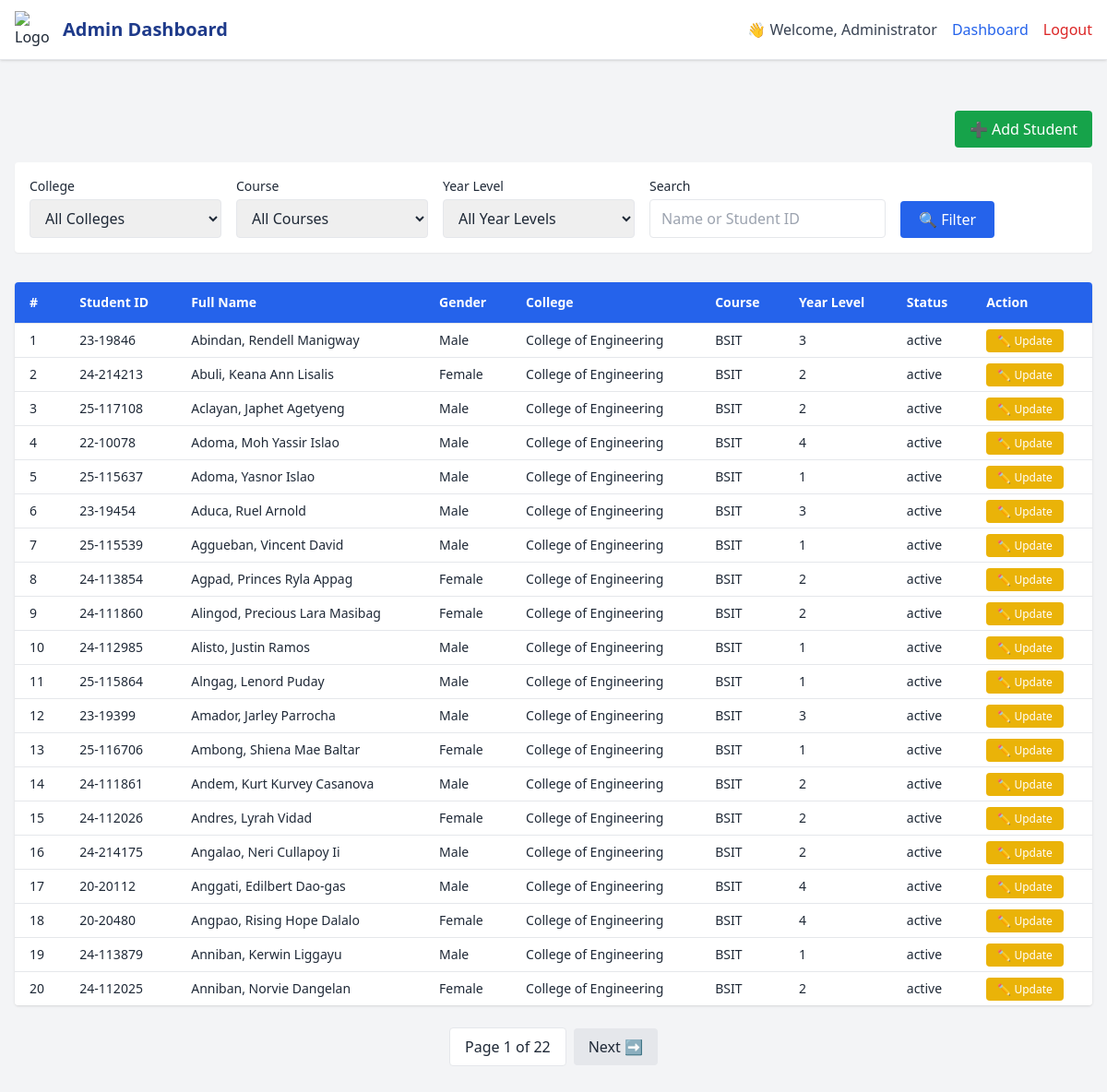
The page /students.php?success=1 on the database its author committed.
### tables this page shows
CREATE TABLE `students` (
  `id` int(11) NOT NULL,
  `student_id` varchar(20) DEFAULT NULL,
  `name` varchar(100) DEFAULT NULL,
  `password` varchar(255) DEFAULT NULL,
  `college_id` int(11) DEFAULT NULL,
  `first_name` varchar(50) NOT NULL,
  `middle_name` varchar(50) DEFAULT NULL,
  `last_name` varchar(50) NOT NULL,
  `ext` varchar(10) DEFAULT NULL,
  `gender` enum('Male','Female','Other') NOT NULL,
  `course_year_section` varchar(100) DEFAULT NULL,
  `year_level` int(11) DEFAULT NULL,
  `status` enum('active','inactive') DEFAULT 'active',
  `course` varchar(500) DEFAULT NULL,
  `section` varchar(10) DEFAULT NULL
);

CREATE TABLE `colleges` (
  `id` int(11) NOT NULL,
  `name` varchar(100) NOT NULL
);

### students.php (the view, shortened to what this page needs)
<?php
$conn = new mysqli("localhost", "root", "", "voting_system");
$adminName = $_SESSION['admin_name'] ?? 'Administrator';
$search = trim($_GET['search'] ?? '');
$perPage = 20;
$page = isset($_GET['page']) && is_numeric($_GET['page']) ? max((int)$_GET['page'], 1) : 1;
$offset = ($page - 1) * $perPage;
$where = "WHERE 1";
$params = [];
$types = "";
$countQuery = "
    SELECT COUNT(*) as total
    FROM students s
    LEFT JOIN colleges c ON s.college_id = c.id
    LEFT JOIN courses cr ON s.course = cr.id
    $where
";
$countStmt = $conn->prepare($countQuery);
$countStmt->execute();
$countResult = $countStmt->get_result();
$totalRows = $countResult->fetch_assoc()['total'];
$totalPages = ceil($totalRows / $perPage);
$query = "
    SELECT s.id, s.student_id, s.first_name, s.middle_name, s.last_name, s.ext,
           s.gender, s.status, c.name AS college_name, course AS course_name, year_level
    FROM students s
    LEFT JOIN colleges c ON s.college_id = c.id
    LEFT JOIN courses cr ON s.course = cr.id
    $where
    ORDER BY s.last_name ASC
    LIMIT ? OFFSET ?
";
$params[] = $perPage;
$params[] = $offset;
$types .= "ii";
$stmt = $conn->prepare($query);
$stmt->bind_param($types, ...$params);
$stmt->execute();
$result = $stmt->get_result();
$students = $result->fetch_all(MYSQLI_ASSOC);
?>
<!DOCTYPE html>
<html lang="en">
<head>
  <script src="https://cdn.tailwindcss.com"></script>
</head>
<body class="bg-gray-100 text-gray-800">
<header class="bg-white border-b shadow fixed top-0 left-0 w-full z-50">
  <div class="max-w-7xl mx-auto px-4 h-16 flex justify-between items-center">
    <div class="flex items-center space-x-3">
      <img src="https://cdn-icons-png.flaticon.com/512/201/201818.png" class="w-10 h-10" alt="Logo">
      <h1 class="text-xl font-bold text-blue-900">Admin Dashboard</h1>
    </div>
    <div class="flex items-center space-x-4">
      <span class="text-gray-700 font-medium">👋 Welcome, <?= htmlspecialchars($adminName) ?></span>
      <a href="dashboard.php" class="text-blue-600 hover:underline">Dashboard</a>
      <a href="logout.php" class="text-red-600 hover:underline">Logout</a>
    </div>
  </div>
</header>
<div class="max-w-7xl mx-auto px-4 py-10 mt-[80px]">
  <div class="mb-4 flex justify-end">
    <button onclick="document.getElementById('addStudentModal').classList.remove('hidden')"
            class="bg-green-600 text-white px-4 py-2 rounded hover:bg-green-700">
      ➕ Add Student
    </button>
  </div>
  <form method="GET" class="flex flex-col md:flex-row md:flex-wrap gap-4 mb-8 bg-white p-4 rounded shadow-sm items-end">
    <div class="flex flex-col w-full md:w-52">
      <label class="block text-sm font-medium mb-1">College</label>
      <select name="college" class="border px-3 py-2 rounded w-full">
        <option value="">All Colleges</option>
      </select>
    </div>
    <div class="flex flex-col w-full md:w-52">
      <label class="block text-sm font-medium mb-1">Course</label>
      <select name="course" class="border px-3 py-2 rounded w-full">
        <option value="">All Courses</option>
      </select>
    </div>
    <div class="flex flex-col w-full md:w-52">
      <label class="block text-sm font-medium mb-1">Year Level</label>
      <select name="year_level" class="border px-3 py-2 rounded w-full">
        <option value="">All Year Levels</option>
      </select>
    </div>
    <div class="flex flex-col w-full md:w-64">
      <label class="block text-sm font-medium mb-1">Search</label>
      <input type="text" name="search" value="<?= htmlspecialchars($search) ?>" placeholder="Name or Student ID"
             class="border px-3 py-2 rounded w-full">
    </div>
    <div class="flex justify-end md:justify-start w-full md:w-auto">
      <button type="submit" class="bg-blue-600 text-white px-5 py-2 rounded hover:bg-blue-700 mt-1">
        🔍 Filter
      </button>
    </div>
  </form>
  <?php if (count($students) > 0): ?>
    <div class="overflow-x-auto bg-white shadow rounded">
      <table class="min-w-full border-collapse text-sm">
        <thead class="bg-blue-600 text-white">
          <tr>
            <th class="px-4 py-3 text-left">#</th>
            <th class="px-4 py-3 text-left">Student ID</th>
            <th class="px-4 py-3 text-left">Full Name</th>
            <th class="px-4 py-3 text-left">Gender</th>
            <th class="px-4 py-3 text-left">College</th>
            <th class="px-4 py-3 text-left">Course</th>
            <th class="px-4 py-3 text-left">Year Level</th>
            <th class="px-4 py-3 text-left">Status</th>
            <th class="px-4 py-3 text-left">Action</th>
          </tr>
        </thead>
        <tbody class="bg-white">
          <?php foreach ($students as $index => $s): ?>
            <tr class="border-t hover:bg-gray-50">
              <td class="px-4 py-2"><?= $offset + $index + 1 ?></td>
              <td class="px-4 py-2"><?= htmlspecialchars($s['student_id']) ?></td>
              <td class="px-4 py-2"><?= htmlspecialchars("{$s['last_name']}, {$s['first_name']} {$s['middle_name']} {$s['ext']}") ?></td>
              <td class="px-4 py-2"><?= htmlspecialchars($s['gender']) ?></td>
              <td class="px-4 py-2"><?= htmlspecialchars($s['college_name']) ?></td>
              <td class="px-4 py-2"><?= htmlspecialchars($s['course_name']) ?></td>
              <td class="px-4 py-2"><?= htmlspecialchars($s['year_level']) ?></td>
              <td class="px-4 py-2"><?= htmlspecialchars($s['status']) ?></td>
              <td class="px-4 py-2">
                <a href="update_student.php?id=<?= urlencode($s['id']) ?>"
                   class="bg-yellow-500 hover:bg-yellow-600 text-white px-3 py-1 rounded text-xs">
                  ✏️ Update
                </a>
              </td>
            </tr>
          <?php endforeach; ?>
        </tbody>
      </table>
    </div>
    <div class="flex justify-center items-center mt-6 space-x-2">
      <span class="px-4 py-2 bg-white border rounded">Page <?= $page ?> of <?= $totalPages ?></span>
      <?php if ($page < $totalPages): ?>
        <a href="?<?= http_build_query(array_merge($_GET, ['page' => $page + 1])) ?>"
           class="px-4 py-2 bg-gray-200 rounded hover:bg-gray-300">Next ➡</a>
      <?php endif; ?>
    </div>
  <?php else: ?>
    <p class="text-gray-600 mt-6 italic">No matching students found.</p>
  <?php endif; ?>
</div>
</body>
</html>

### rows shown on the page
students: index "1", student "23-19846", last_name+first_name+middle_name "Abindan, Rendell Manigway", gender "Male", college.name "College of Engineering", course "BSIT", year_level "3", status "active"
students: index "2", student "24-214213", last_name+first_name+middle_name "Abuli, Keana Ann Lisalis", gender "Female", college.name "College of Engineering", course "BSIT", year_level "2", status "active"
students: index "3", student "25-117108", last_name+first_name+middle_name "Aclayan, Japhet Agetyeng", gender "Male", college.name "College of Engineering", course "BSIT", year_level "2", status "active"
students: index "4", student "22-10078", last_name+first_name+middle_name "Adoma, Moh Yassir Islao", gender "Male", college.name "College of Engineering", course "BSIT", year_level "4", status "active"
students: index "5", student "25-115637", last_name+first_name+middle_name "Adoma, Yasnor Islao", gender "Male", college.name "College of Engineering", course "BSIT", year_level "1", status "active"
students: index "6", student "23-19454", last_name+first_name+middle_name "Aduca, Ruel Arnold", gender "Male", college.name "College of Engineering", course "BSIT", year_level "3", status "active"
students: index "7", student "25-115539", last_name+first_name+middle_name "Aggueban, Vincent David", gender "Male", college.name "College of Engineering", course "BSIT", year_level "1", status "active"
students: index "8", student "24-113854", last_name+first_name+middle_name "Agpad, Princes Ryla Appag", gender "Female", college.name "College of Engineering", course "BSIT", year_level "2", status "active"
students: index "9", student "24-111860", last_name+first_name+middle_name "Alingod, Precious Lara Masibag", gender "Female", college.name "College of Engineering", course "BSIT", year_level "2", status "active"
students: index "10", student "24-112985", last_name+first_name+middle_name "Alisto, Justin Ramos", gender "Male", college.name "College of Engineering", course "BSIT", year_level "1", status "active"
students: index "11", student "25-115864", last_name+first_name+middle_name "Alngag, Lenord Puday", gender "Male", college.name "College of Engineering", course "BSIT", year_level "1", status "active"
students: index "12", student "23-19399", last_name+first_name+middle_name "Amador, Jarley Parrocha", gender "Male", college.name "College of Engineering", course "BSIT", year_level "3", status "active"
students: index "13", student "25-116706", last_name+first_name+middle_name "Ambong, Shiena Mae Baltar", gender "Female", college.name "College of Engineering", course "BSIT", year_level "1", status "active"
students: index "14", student "24-111861", last_name+first_name+middle_name "Andem, Kurt Kurvey Casanova", gender "Male", college.name "College of Engineering", course "BSIT", year_level "2", status "active"
students: index "15", student "24-112026", last_name+first_name+middle_name "Andres, Lyrah Vidad", gender "Female", college.name "College of Engineering", course "BSIT", year_level "2", status "active"
students: index "16", student "24-214175", last_name+first_name+middle_name "Angalao, Neri Cullapoy Ii", gender "Male", college.name "College of Engineering", course "BSIT", year_level "2", status "active"
students: index "17", student "20-20112", last_name+first_name+middle_name "Anggati, Edilbert Dao-gas", gender "Male", college.name "College of Engineering", course "BSIT", year_level "4", status "active"
students: index "18", student "20-20480", last_name+first_name+middle_name "Angpao, Rising Hope Dalalo", gender "Female", college.name "College of Engineering", course "BSIT", year_level "4", status "active"
students: index "19", student "24-113879", last_name+first_name+middle_name "Anniban, Kerwin Liggayu", gender "Male", college.name "College of Engineering", course "BSIT", year_level "1", status "active"
students: index "20", student "24-112025", last_name+first_name+middle_name "Anniban, Norvie Dangelan", gender "Female", college.name "College of Engineering", course "BSIT", year_level "2", status "active"

### other values the page prints
$adminName "Administrator"
$page "1"
$totalPages "22"
